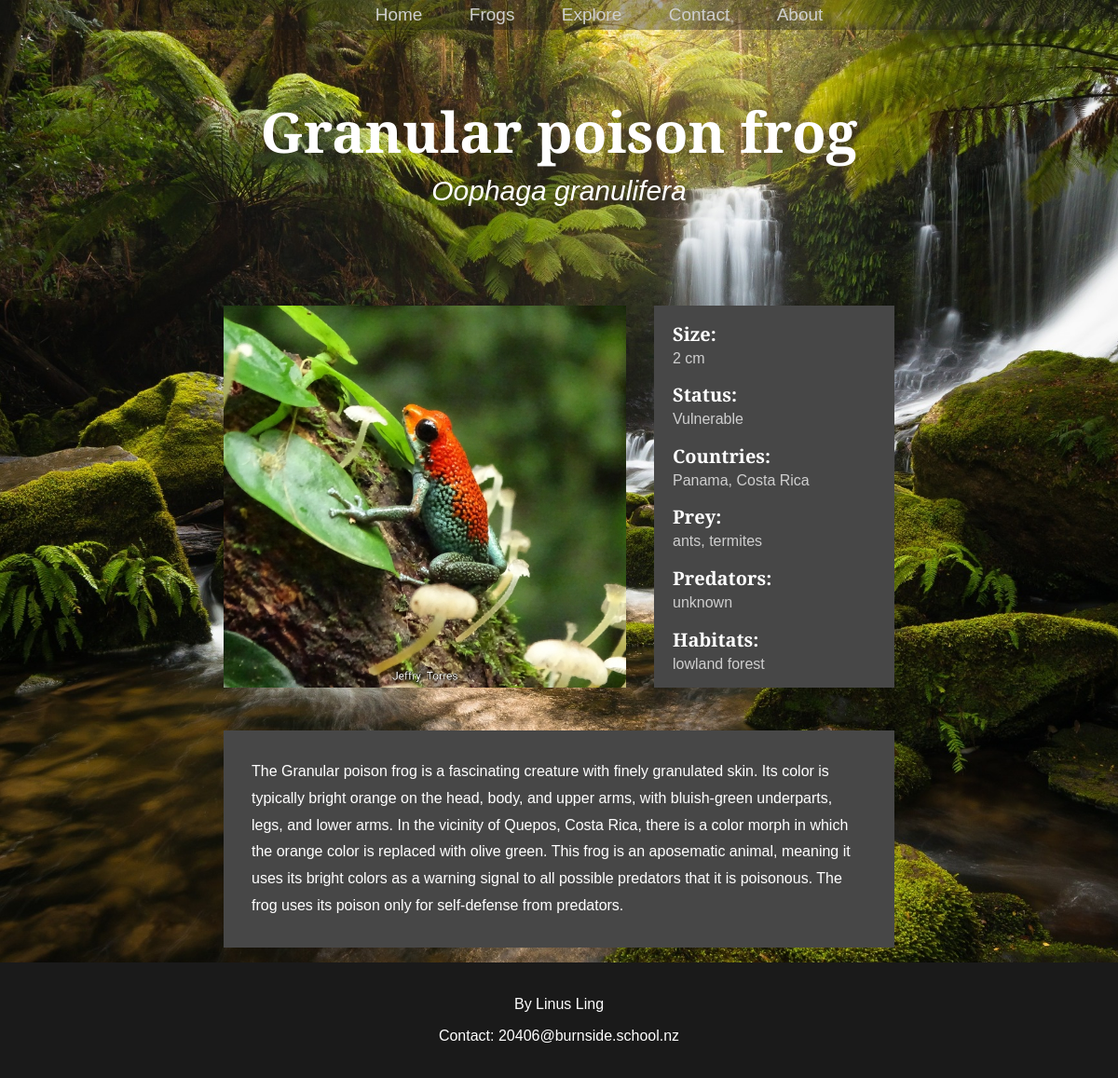
The page /frog/43 on the database its author committed.
### tables this page shows
CREATE TABLE frogs (id INTEGER PRIMARY KEY AUTOINCREMENT, name VARCHAR, image TEXT, description TEXT, scientific_name VARCHAR, min_size NUMERIC, max_size NUMERIC, status INTEGER REFERENCES statuses (id));

CREATE TABLE statuses (id INTEGER PRIMARY KEY AUTOINCREMENT, name VARCHAR);

CREATE TABLE country (id INTEGER PRIMARY KEY AUTOINCREMENT, name TEXT);

CREATE TABLE prey (id INTEGER PRIMARY KEY AUTOINCREMENT, name TEXT);

CREATE TABLE predator (id INTEGER PRIMARY KEY AUTOINCREMENT, name TEXT, description TEXT);

CREATE TABLE habitat (id INTEGER PRIMARY KEY AUTOINCREMENT, name TEXT, description TEXT);

### routes.py (the view)
@app.route('/frog/<int:id>')
def frog(id):
    queries = [['SELECT * FROM frogs WHERE id=?', (id,)],
               ['SELECT * FROM statuses WHERE id IN(SELECT status FROM frogs WHERE id =?)', (id,)],
               ['SELECT * FROM country WHERE id IN(SELECT cid FROM FrogCountry WHERE fid =?)', (id,)],
               ['SELECT * FROM prey WHERE id IN(SELECT pid FROM FrogPrey WHERE fid =?)', (id,)],
               ['SELECT * FROM predator WHERE id IN(SELECT pid FROM FrogPredator WHERE fid =?)', (id,)],
               ['SELECT * FROM habitat WHERE id IN(SELECT hid FROM FrogHabitat WHERE fid =?)', (id,)]]
    fetchall = [False, False, True, True, True, True, True]
    frog, status, country, prey, predator, habitat = fetch_data(queries, fetchall)
    if frog is None:    # page doesn't exist!
        return render_template("success.html", title="404", status="404", reason="Page not found")
    else:
        return render_template("frog.html", frog=frog, status=status, country=country, prey=prey, predator=predator, habitat=habitat)

### routes.py (called while the page is built)
def fetch_data(queries: list, fetchall: list):
    conn = sqlite3.connect('frog.db')
    cur = conn.cursor()
    results = []
    for index, query in enumerate(queries):
        try:                                                 # checks if query[1] index exists, thefourtheye - https://stackoverflow.com/questions/29715501/how-can-i-check-if-a-list-index-exists
            cur.execute(query[0], query[1])
        except IndexError:
            cur.execute(query[0])
        if fetchall[index] is True:
            result = cur.fetchall()
        else:
            result = cur.fetchone()
        results.append(result)
    conn.close()
    return results

### templates/frog.html
{%extends "layout.html"%}
{%block content%}
<div class = "title">
    <h2>{{frog[1]}}</h2>
    <h3>{{frog[4]}}</h3>
</div>
<div class = "info_container">
    <img src = "/{{frog[2]}}" />
    <div class = "info">
        <h2>Size:</h2>
        {%if frog[5] != frog[6] %}
            <p>{{frog[5]}}-{{frog[6]}} cm</p>
        {%else%}
            <p>{{frog[6]}} cm<p>
        {%endif%}
        <h2>Status:</h2>
        <p>{{status[1]}}</p>
        <h2>Countries:</h2>
        <p>
            {%for item in country %}
                {{item[1]}}{{ "," if not loop.last }}
            {%endfor%}
        </p>
        <h2>Prey:</h2>
        <p>
            {%for item in prey %}
                {{item[1]}}{{ "," if not loop.last }}
            {%endfor%}
        </p>
        <h2>Predators:</h2>
        <p>
            {%for item in predator %}
                {{item[1]}}{{ "," if not loop.last }}
            {%endfor%}
        </p>
        <h2>Habitats:</h2>
        <p>
            {%for item in habitat %}
                {{item[1]}}{{ "," if not loop.last }}
            {%endfor%}
        </p>
    </div>
    <p class = "description">{{frog[3]}}</p>
</div>
{%endblock%}

### static/css/style.css (style rules this page uses)
body { margin: 0; min-height: 100vh; font-family: "Cormorant garamond", sans-serif; font-weight: 300; background: url("background.jpg") center/cover fixed no-repeat; color:rgb(255, 255, 255); display: flex; flex-direction: column; }
h2 { font-size: 33px; }
.info_container { display: flex; flex-wrap: wrap; padding-top: 0px; margin: 0 20%; justify-content: center; gap: 30px; }
.title { text-align: center; padding: 100px; }
.title h2 { padding: 0; margin: 0; font-size: 60px; }
.title h3 { margin: 6px; font-size: 30px; font-style: italic; font-weight: 2; }
.info_container img { object-fit: cover; width: 60%; flex-wrap: 1; height: 410px; }
.info { width: 30%; flex-grow: 1; padding-left: 20px; background-color: #474747; height: 410px; }
.info p { font-size: 16px; padding: 0; margin: 0; color: #cfcfcf; }
.info h2 { font-size: 20px; padding: 0; margin-bottom: 4px; }
.description { font-size: 16px; line-height: 1.8; padding: 30px; flex-basis: auto; background-color: #474747; }

### rows shown on the page
frogs: name "Granular poison frog", scientific_name "Oophaga granulifera", max_size "2", description "The Granular poison frog is a fascinating creature with finely granulated skin. Its color is typically bright orange on the head, body, and upper arms, with bluish-green underparts, legs, and lower arms. In the vicinity of Quepos, Costa Rica, there is a color morph in which the orange color is replaced with olive green. This frog is an aposematic animal, meaning it uses its bright colors as a warning signal to all possible predators that it is poisonous. The frog uses its poison only for self-defense from predators."
statuses: name "Vulnerable"
country: name "Panama", last ","
country: name "Costa Rica"
prey: name "ants", last ","
prey: name "termites"
predator: name "unknown"
habitat: name "lowland forest"
